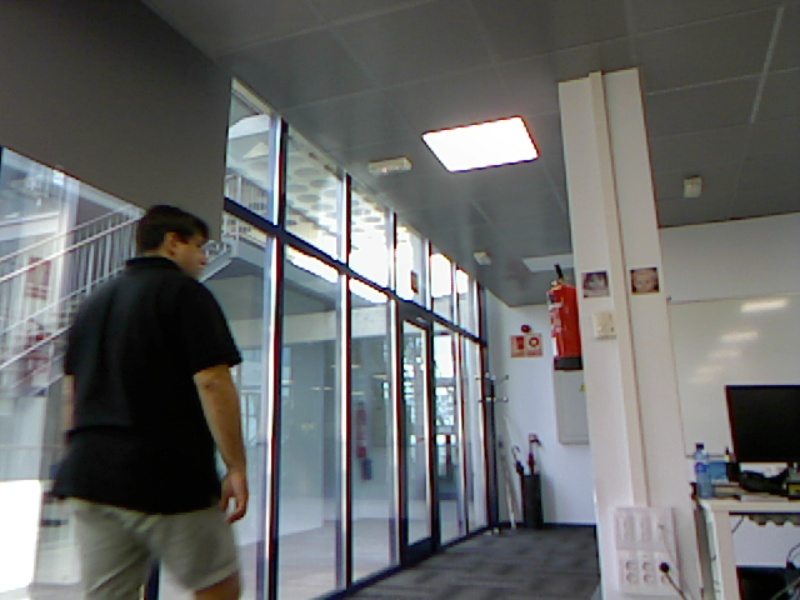
#> input picture data/20180612_10h13m36s050247.jpg, 800 x 600 px, given in place of the camera
$ python 'detector (copia).py'
#> lines starting #> are read from the running program, lines starting #| are printed output that depends on the picture; after the words box and inside, x2 and y2 are one past the last pixel; in counts of white or black regions, pixels touching at a corner belong together
# http://www.technicdynamic.com/2017/08/28/python-motion-detection-with-opencv-simple/

import numpy as np		      # importing Numpy for use w/ OpenCV
import cv2                            # importing Python OpenCV
from datetime import datetime         # importing datetime for naming files w/ timestamp


############################# Function to calculate difference between images....
def diffImg(t0, t1, t2):
    d1 = cv2.absdiff(t2, t1)
    d2 = cv2.absdiff(t1, t0)
    return  cv2.bitwise_and(d1,d2)


######################### Threshold for triggering "motion detection"
threshold = 111000
cam = cv2.VideoCapture(1)
#cam = cv2.VideoCapture("people-walking.mp4")

winName = "Movement Indicator"	      # comment to hide window
cv2.namedWindow(winName)              # comment to hide window

# Read three images first:
t_minus = cv2.cvtColor(cam.read()[1], cv2.COLOR_RGB2GRAY)
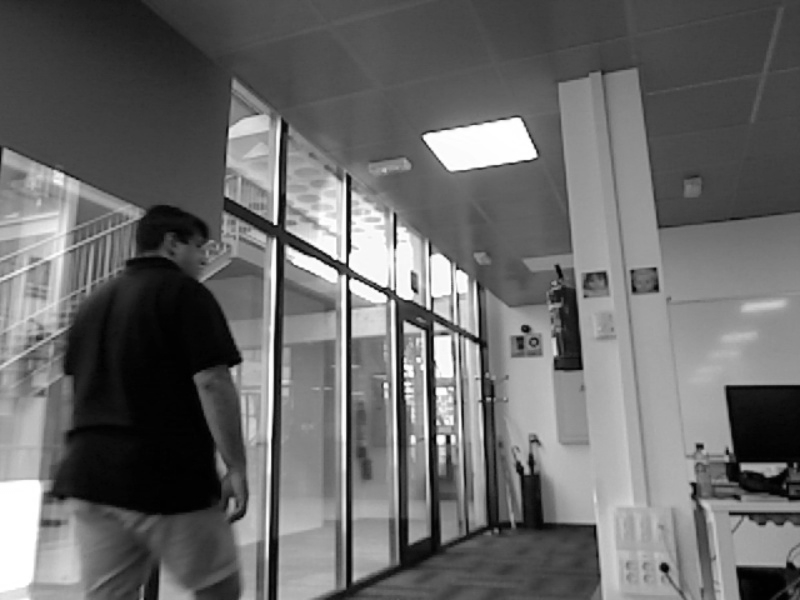
#> t_minus: shape (600, 800); min 0, max 255, mean 105.2
t = cv2.cvtColor(cam.read()[1], cv2.COLOR_RGB2GRAY)
t_plus = cv2.cvtColor(cam.read()[1], cv2.COLOR_RGB2GRAY)
# Lets use a time check so we only take 1 pic per sec
timeCheck = datetime.now().strftime('%Ss')

while True:
    ret, frame = cam.read()
#> frame is the input picture: shape (600, 800, 3); mean B, G, R 105.3, 105.4, 104
    totalDiff = cv2.countNonZero(diffImg(t_minus, t, t_plus))     # this is total difference number
#> in diffImg, `d1 = cv2.absdiff(t2, t1)`: d1: shape (600, 800); every value is 0
#> totalDiff = 0
    text = "threshold: " + str(totalDiff)                # make a text showing total diff.
#> text = 'threshold: 0'
    cv2.putText(frame, text, (20,40), cv2.FONT_HERSHEY_SIMPLEX, 1, (0,0,0), 2)   # display it on screen
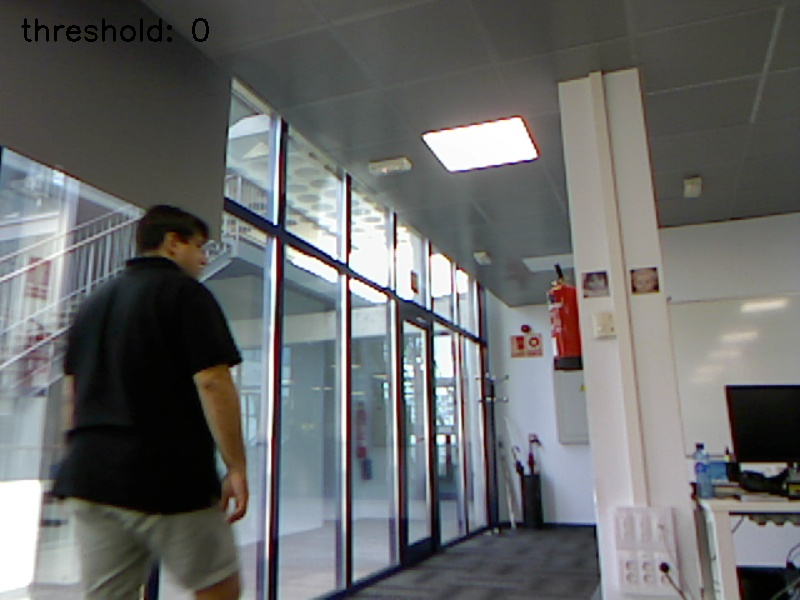
#> frame: shape (600, 800, 3); 0.26% of pixels changed, all inside (x1, y1, x2, y2) = (21, 18, 209, 42)
    if totalDiff > threshold and timeCheck != datetime.now().strftime('%Ss'):
        dimg= cam.read()[1]
        cv2.imwrite(datetime.now().strftime('%Y%m%d_%Hh%Mm%Ss%f') + '.jpg', dimg)
    timeCheck = datetime.now().strftime('%Ss')
    # Read next image
    t_minus = t
    t = t_plus
    t_plus = cv2.cvtColor(cam.read()[1], cv2.COLOR_RGB2GRAY)
    cv2.imshow(winName, frame)

    key = cv2.waitKey(10)
#> (key Esc is pressed here)
    if key == 27:      # comment this 'if' to hide window
        cv2.destroyWindow(winName)
        break

cam.release()

$ run again, on data/20180612_10h13m47s046642.jpg
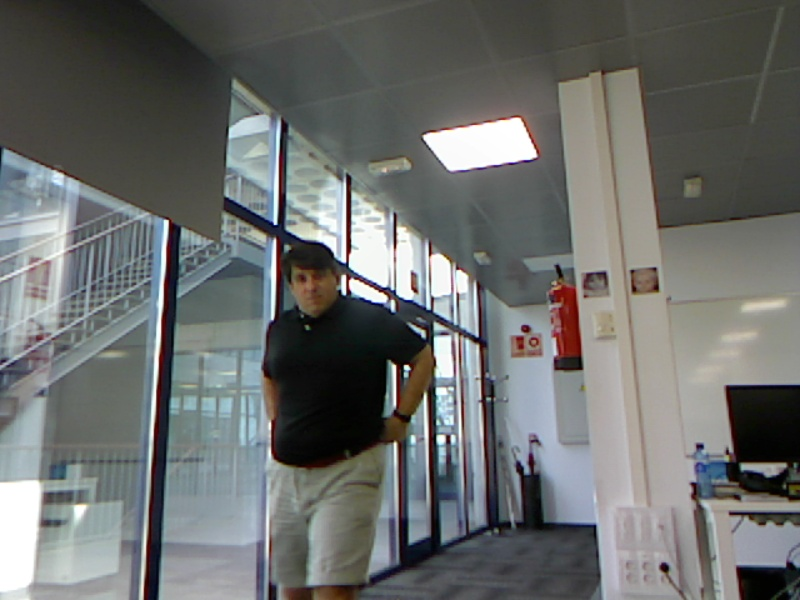
#> input picture data/20180612_10h13m47s046642.jpg, 800 x 600 px, given in place of the camera
#> `t_minus = cv2.cvtColor(cam.read()[1], cv2.COLOR_RGB2GRAY)`:
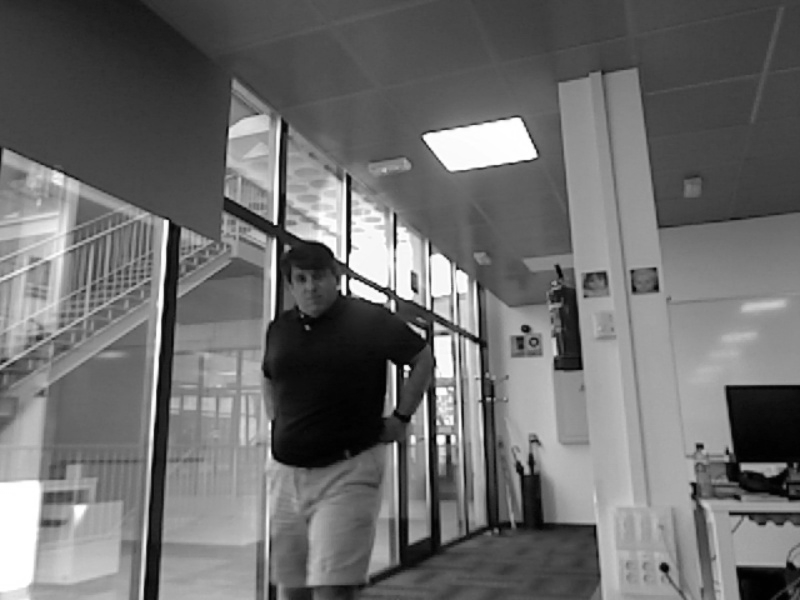
#> t_minus: shape (600, 800); min 0, max 255, mean 109.2
#> frame is the input picture: shape (600, 800, 3); mean B, G, R 108.5, 110, 107.8
#> d1: shape (600, 800); every value is 0
#> totalDiff = 0
#> text = 'threshold: 0'
#> `cv2.putText(frame, text, (20,40), cv2.FONT_HERSHEY_SIMPLEX, 1, (0,0,0)..`:
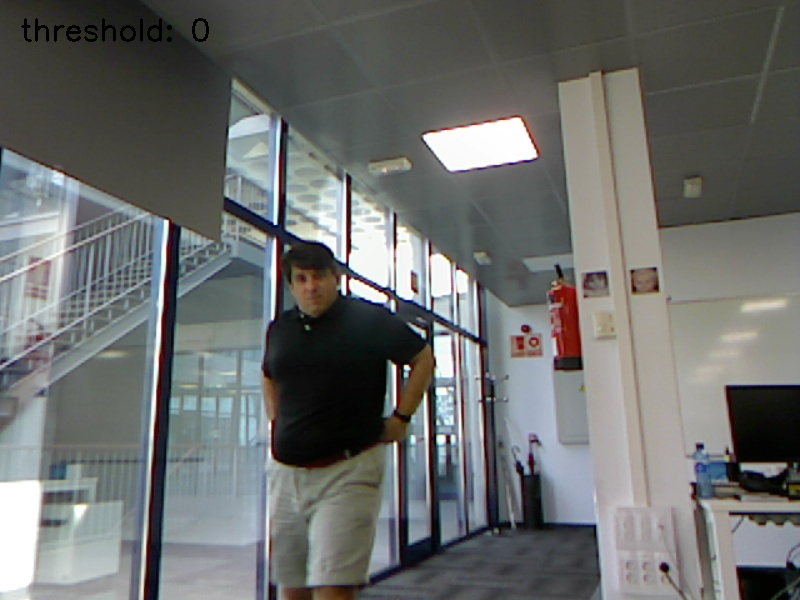
#> frame: shape (600, 800, 3); 0.26% of pixels changed, all inside (x1, y1, x2, y2) = (21, 18, 209, 42)

$ run again, on data/20180612_10h53m02s094938.jpg
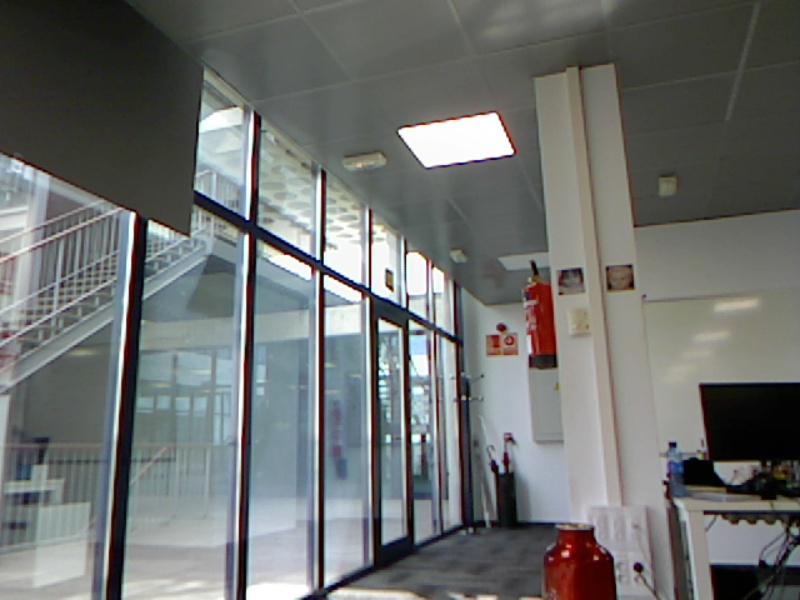
#> input picture data/20180612_10h53m02s094938.jpg, 800 x 600 px, given in place of the camera
#> `t_minus = cv2.cvtColor(cam.read()[1], cv2.COLOR_RGB2GRAY)`:
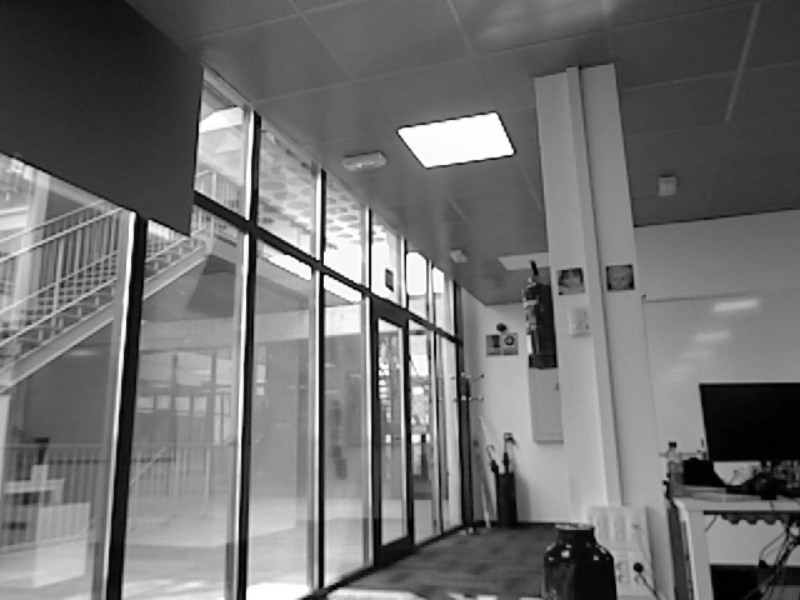
#> t_minus: shape (600, 800); min 0, max 255, mean 111.7
#> frame is the input picture: shape (600, 800, 3); mean B, G, R 110.8, 112.5, 109.7
#> d1: shape (600, 800); every value is 0
#> totalDiff = 0
#> text = 'threshold: 0'
#> `cv2.putText(frame, text, (20,40), cv2.FONT_HERSHEY_SIMPLEX, 1, (0,0,0)..`:
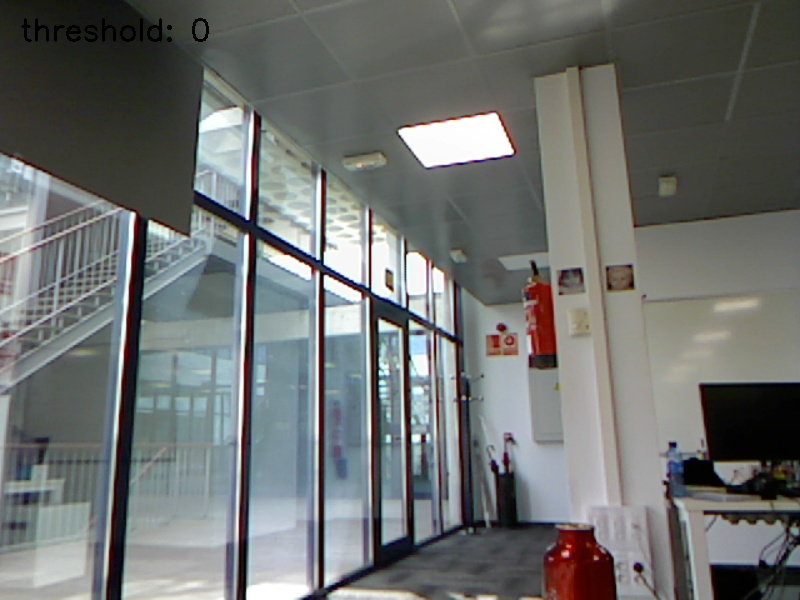
#> frame: shape (600, 800, 3); 0.26% of pixels changed, all inside (x1, y1, x2, y2) = (21, 18, 209, 42)
